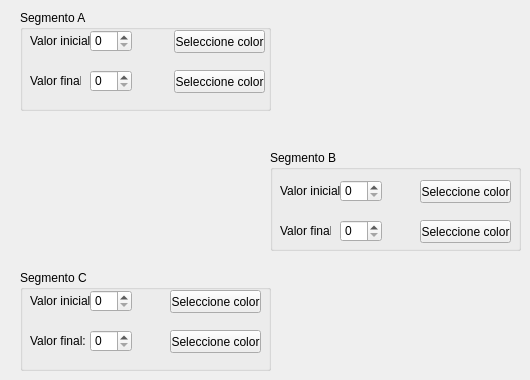
     <widget class="QWidget" name="page_3">
      <widget class="QGroupBox" name="groupBox_3">
       <property name="geometry">
        <rect>
         <x>20</x>
         <y>10</y>
         <width>251</width>
         <height>101</height>
        </rect>
       </property>
       <property name="title">
        <string>Segmento A</string>
       </property>
       <widget class="QLabel" name="label_5">
        <property name="geometry">
         <rect>
          <x>10</x>
          <y>20</y>
          <width>61</width>
          <height>21</height>
         </rect>
        </property>
        <property name="text">
         <string>Valor inicial:</string>
        </property>
       </widget>
       <widget class="QLabel" name="label_6">
        <property name="geometry">
         <rect>
          <x>10</x>
          <y>60</y>
          <width>51</width>
          <height>21</height>
         </rect>
        </property>
        <property name="text">
         <string>Valor final:</string>
        </property>
       </widget>
       <widget class="QSpinBox" name="sbxa3">
        <property name="geometry">
         <rect>
          <x>70</x>
          <y>20</y>
          <width>42</width>
          <height>22</height>
         </rect>
        </property>
        <property name="maximum">
         <number>4096</number>
        </property>
       </widget>
       <widget class="QSpinBox" name="sbya3">
        <property name="geometry">
         <rect>
          <x>70</x>
          <y>60</y>
          <width>42</width>
          <height>22</height>
         </rect>
        </property>
        <property name="maximum">
         <number>4096</number>
        </property>
       </widget>
       <widget class="QLabel" name="lcolora3">
        <property name="geometry">
         <rect>
          <x>120</x>
          <y>20</y>
          <width>21</width>
          <height>21</height>
         </rect>
        </property>
        <property name="text">
         <string/>
        </property>
       </widget>
       <widget class="QLabel" name="lcolorb3">
        <property name="geometry">
         <rect>
          <x>120</x>
          <y>60</y>
          <width>21</width>
          <height>21</height>
         </rect>
        </property>
        <property name="text">
         <string/>
        </property>
       </widget>
       <widget class="QPushButton" name="pbColorDialoga3">
        <property name="geometry">
         <rect>
          <x>154</x>
          <y>20</y>
          <width>91</width>
          <height>23</height>
         </rect>
        </property>
        <property name="text">
         <string>Seleccione color</string>
        </property>
       </widget>
       <widget class="QPushButton" name="pbColorDialogb3">
        <property name="geometry">
         <rect>
          <x>154</x>
          <y>60</y>
          <width>91</width>
          <height>23</height>
         </rect>
        </property>
        <property name="text">
         <string>Seleccione color</string>
        </property>
       </widget>
      </widget>
      <widget class="QGroupBox" name="groupBox_4">
       <property name="geometry">
        <rect>
         <x>270</x>
         <y>150</y>
         <width>251</width>
         <height>101</height>
        </rect>
       </property>
       <property name="title">
        <string>Segmento B</string>
       </property>
       <widget class="QLabel" name="label_11">
        <property name="geometry">
         <rect>
          <x>10</x>
          <y>30</y>
          <width>61</width>
          <height>21</height>
         </rect>
        </property>
        <property name="text">
         <string>Valor inicial:</string>
        </property>
       </widget>
       <widget class="QLabel" name="label_12">
        <property name="geometry">
         <rect>
          <x>10</x>
          <y>70</y>
          <width>51</width>
          <height>21</height>
         </rect>
        </property>
        <property name="text">
         <string>Valor final:</string>
        </property>
       </widget>
       <widget class="QSpinBox" name="sbxb3">
        <property name="geometry">
         <rect>
          <x>70</x>
          <y>30</y>
          <width>42</width>
          <height>22</height>
         </rect>
        </property>
        <property name="maximum">
         <number>4096</number>
        </property>
       </widget>
       <widget class="QSpinBox" name="sbyb3">
        <property name="geometry">
         <rect>
          <x>70</x>
          <y>70</y>
          <width>42</width>
          <height>22</height>
         </rect>
        </property>
        <property name="maximum">
         <number>4096</number>
        </property>
       </widget>
       <widget class="QLabel" name="lcolorc3">
        <property name="geometry">
         <rect>
          <x>120</x>
          <y>30</y>
          <width>21</width>
          <height>21</height>
         </rect>
        </property>
        <property name="text">
         <string/>
        </property>
       </widget>
       <widget class="QLabel" name="lcolord3">
        <property name="geometry">
         <rect>
          <x>120</x>
          <y>70</y>
          <width>21</width>
          <height>21</height>
         </rect>
        </property>
        <property name="text">
         <string/>
        </property>
       </widget>
       <widget class="QPushButton" name="pbColorDialogc3">
        <property name="geometry">
         <rect>
          <x>150</x>
          <y>30</y>
          <width>91</width>
          <height>23</height>
         </rect>
        </property>
        <property name="text">
         <string>Seleccione color</string>
        </property>
       </widget>
       <widget class="QPushButton" name="pbColorDialogd3">
        <property name="geometry">
         <rect>
          <x>150</x>
          <y>70</y>
          <width>91</width>
          <height>23</height>
         </rect>
        </property>
        <property name="text">
         <string>Seleccione color</string>
        </property>
       </widget>
      </widget>
      <widget class="QGroupBox" name="groupBox_5">
       <property name="geometry">
        <rect>
         <x>20</x>
         <y>270</y>
         <width>251</width>
         <height>101</height>
        </rect>
       </property>
       <property name="title">
        <string>Segmento C</string>
       </property>
       <widget class="QLabel" name="label_15">
        <property name="geometry">
         <rect>
          <x>10</x>
          <y>20</y>
          <width>61</width>
          <height>21</height>
         </rect>
        </property>
        <property name="text">
         <string>Valor inicial:</string>
        </property>
       </widget>
       <widget class="QLabel" name="label_16">
        <property name="geometry">
         <rect>
          <x>10</x>
          <y>60</y>
          <width>61</width>
          <height>21</height>
         </rect>
        </property>
        <property name="text">
         <string>Valor final:</string>
        </property>
       </widget>
       <widget class="QSpinBox" name="sbxc3">
        <property name="geometry">
         <rect>
          <x>70</x>
          <y>20</y>
          <width>42</width>
          <height>22</height>
         </rect>
        </property>
        <property name="maximum">
         <number>4096</number>
        </property>
       </widget>
       <widget class="QSpinBox" name="sbyc3">
        <property name="geometry">
         <rect>
          <x>70</x>
          <y>60</y>
          <width>42</width>
          <height>22</height>
         </rect>
        </property>
        <property name="maximum">
         <number>4096</number>
        </property>
       </widget>
       <widget class="QLabel" name="lcolore3">
        <property name="geometry">
         <rect>
          <x>120</x>
          <y>22</y>
          <width>21</width>
          <height>21</height>
         </rect>
        </property>
        <property name="text">
         <string/>
        </property>
       </widget>
       <widget class="QLabel" name="lcolorf3">
        <property name="geometry">
         <rect>
          <x>120</x>
          <y>60</y>
          <width>21</width>
          <height>21</height>
         </rect>
        </property>
        <property name="text">
         <string/>
        </property>
       </widget>
       <widget class="QPushButton" name="pbColorDialoge3">
        <property name="geometry">
         <rect>
          <x>150</x>
          <y>20</y>
          <width>91</width>
          <height>23</height>
         </rect>
        </property>
        <property name="text">
         <string>Seleccione color</string>
        </property>
       </widget>
       <widget class="QPushButton" name="pbColorDialogf3">
        <property name="geometry">
         <rect>
          <x>150</x>
          <y>60</y>
          <width>91</width>
          <height>23</height>
         </rect>
        </property>
        <property name="text">
         <string>Seleccione color</string>
        </property>
       </widget>
      </widget>
     </widget>
